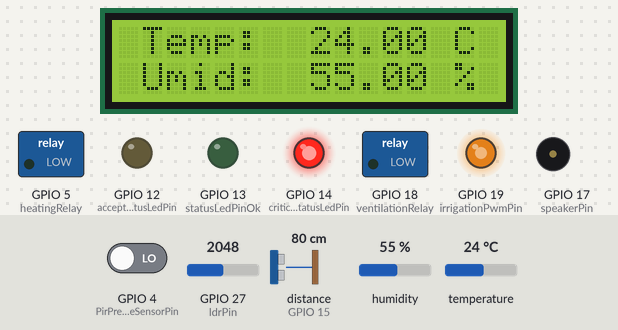
Simulated run of this sketch. Board: ESP32. On the bench: 16×2 character LCD, switched loads named in the sketch (green lamp = pin HIGH), output pins drawn as LEDs (lit = HIGH), buzzer (waves = sounding). Wiring (from diagram.json): ultrasonic range finder: trigger GPIO 2; echo GPIO 15. The test bench sets the inputs (shaded band); at power-on: humidity 55 %, temperature 24 °C, GPIO 4 (PirPresenceSensorPin) LOW, GPIO 27 (ldrPin) = 2048, distance to the obstacle (sensor on GPIO 15) 80 cm. The echo pulse lasts 58.3 µs per cm; pins used as bus, display or sensor lines are not drawn; what the sketch prints to the serial monitor is not drawn.

Above: at 2.0 s.
2.1 s: humidity set to 58 %
At 4.1 s:
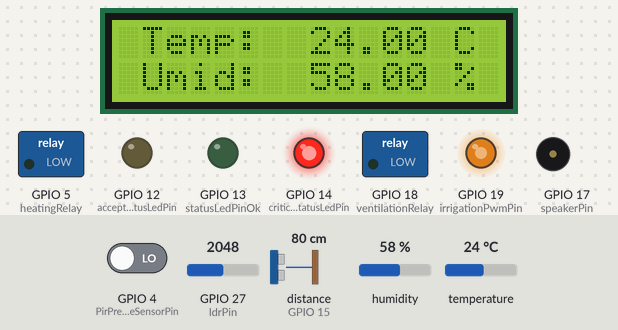
6.2 s: humidity set to 61 %
At 9.1 s:
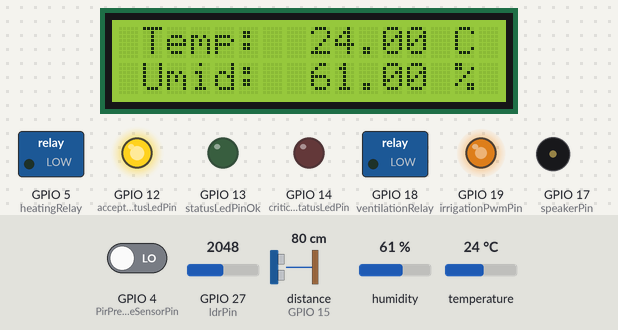
9.4 s: temperature set to 34.3 °C
At 10.8 s:
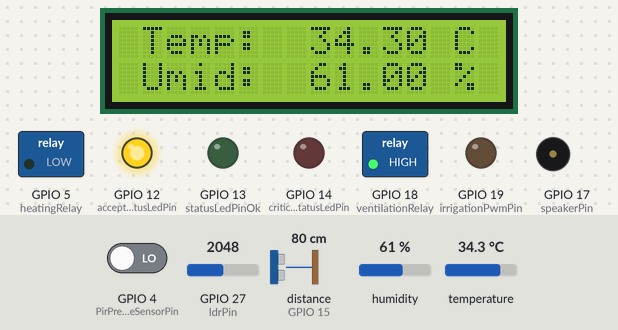
11.8 s: temperature set to 35.8 °C
At 14.8 s:
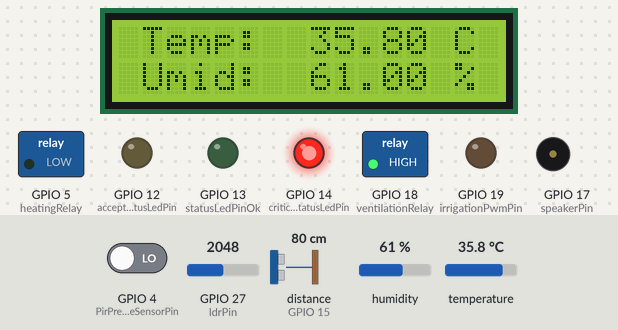
15.2 s: temperature set to 12 °C
At 16.7 s:
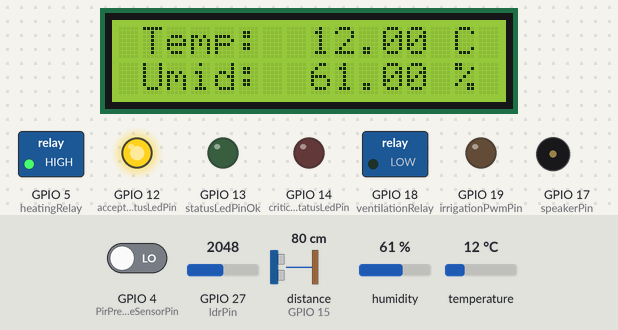
17.6 s: GPIO 4 (PirPresenceSensorPin) driven HIGH
At 22.3 s:
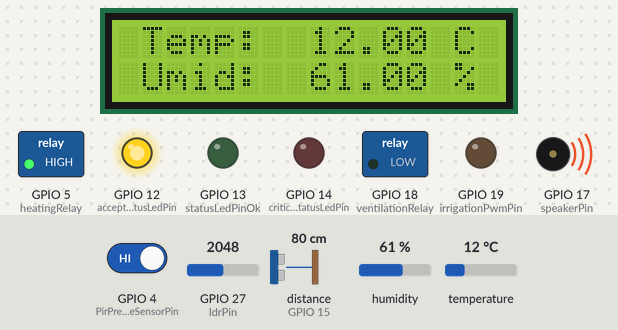
Timing chart, 0 to 24.2 s (numbered marks = the images above; inputs shaded):
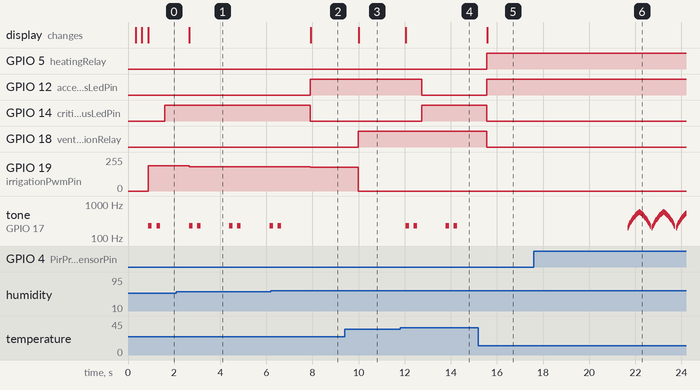

Measured:
- the behaviour switches between 59 and 60 % on humidity (found by bisection; images 1 and 2)
- the behaviour switches between 35 and 35.1 °C on temperature (found by bisection; images 3 and 4)
- after the input at 2.1 s, GPIO 19 (irrigationPwmPin): 191/255 → 183/255 after 0.56 s; the display: changes after 0.56 s (image 1)
- after the input at 6.2 s, GPIO 12 (acceptableStatusLedPin): LOW → HIGH after 1.7 s; GPIO 14 (criticalStatusLedPin): HIGH → LOW after 1.7 s; GPIO 19 (irrigationPwmPin): 183/255 → 178/255 after 1.7 s; tone on GPIO 17 (speakerPin): goes on until 6.6 s, then stays silent; the display: changes after 1.7 s (image 2)
- after the input at 9.4 s, GPIO 18 (ventilationRelay): LOW → HIGH after 0.58 s; GPIO 19 (irrigationPwmPin): 178/255 → 0/255 after 0.58 s; the display: changes after 0.60 s (image 3)
- after the input at 11.8 s, GPIO 12 (acceptableStatusLedPin): HIGH → LOW after 0.95 s; GPIO 14 (criticalStatusLedPin): LOW → HIGH after 0.95 s; tone on GPIO 17 (speakerPin): plays 226 Hz for 0.15 s, 226 Hz for 0.15 s, 226 Hz for 0.15 s, 226 Hz for 0.15 s, starting after 0.25 s; the display: changes after 0.25 s (image 4)
- after the input at 15.2 s, GPIO 5 (heatingRelay), GPIO 12 (acceptableStatusLedPin): LOW → HIGH after 0.36 s; GPIO 14 (criticalStatusLedPin), GPIO 18 (ventilationRelay): HIGH → LOW after 0.36 s; tone on GPIO 17 (speakerPin): stops changing and stays silent; the display: changes after 0.38 s (image 5)
- after the input at 17.6 s, tone on GPIO 17 (speakerPin): plays 200 Hz for 0.03 s, 220 Hz for 0.03 s, 240 Hz for 0.03 s, 260 Hz for 0.03 s, 280 Hz for 0.03 s, 300 Hz for 0.03 s … (98 notes in this stretch), starting after 4.1 s

The sketch:

sketch.ino
```cpp
// Inclusão da biblioteca para o sensor DHT (temperatura e umidade)
#include "DHTesp.h"

// Inclusão da biblioteca para o controle do display LCD via interface I2C
#include <LiquidCrystal_I2C.h>

#define dhtPin 23                   // Pino do sensor DHT22
#define irrigationPwmPin 19         // Pino do motor para controle PWM de irrigação (LED LARANJA)
#define ventilationRelay 18         // Pino do relé da ventilação/Resfriamento      (LED AZUL)
#define heatingRelay 5              // Pino do relé da aquecimento                  (LED ROXO)
#define speakerPin 17               // Pino do buzzer para alertas
#define statusLedPinOk 13           // Pino do led verde
#define acceptableStatusLedPin 12   // Pino do led amarelo
#define criticalStatusLedPin 14     // Pino do led vermelho
#define pinWaterLevelTrigger 2      // Pino Trigger nível água
#define echoWaterLevelPin 15        // Pino Echo nível água
#define PirPresenceSensorPin 4      // Pino sensor de presença PIR
#define ldrPin 27                   // Pino sensor LDR

// Inicialização do objeto para o sensor DHT
DHTesp dhtSensor;

// Inicialização do objeto LCD
LiquidCrystal_I2C lcd(0x27, 16, 2);

// Variável para armazenar o estado da irrigação
bool irrigationActive = true;

// Declara a variável de status para alerta crítico de condições de temperatura e umidade
bool statusAlertCriticalConditions = false;

// declara a variável para detecção de movimento
int motionDetected = false;

// Variável para declarar a condição climatica medida pelo LDR
String climaticConditions;

// Função que formata a escrita da temp. e umid. mediante os valores e exibi no display LCD
void displayLcd(const TempAndHumidity& data) {
  // Declaração das variáveis temperatura e umidade
  float temperature = data.temperature;
  float humidity = data.humidity;

  // Formatação da temperatura e umidade
  String tempString = "Temp:  " + String(temperature, 2);
  String humidityString = "Umid:  " + String(humidity, 2);

  // Ajuste de formatação para exibição no display LCD, mediante aos valores de temperatura e umidade
  if (temperature < 10 && temperature >= 0) {
    tempString = "Temp:   " + String(temperature, 2);
  }
  else if (temperature < 0 && temperature <= -10) {
    tempString = "Temp: " + String(temperature, 2);
  }

  if (humidity < 10) {
    humidityString = "Umid:   " + String(humidity, 2);
  }

  if (humidity >= 100) {
    humidityString = "Umid: " + String(humidity, 2);
  }


  // Exibe temperatura e umidade no LCD
  lcd.setCursor(1, 0);
  lcd.print(tempString);

  lcd.setCursor(14, 0);
  lcd.print("C");

  lcd.setCursor(1, 1);
  lcd.print(humidityString);

  lcd.setCursor(14, 1);
  lcd.print("%");
}

// Função para atualizar temperatura e umidade caso ocorra mudança nos valores
void updatedisplayTempAndHumid(const TempAndHumidity& data) {
  // Declaração das variáveis temperatura e umidade
  float temperature = data.temperature;
  float humidity = data.humidity;

  // Inicializa com -1 para garantir a atualização na primeira leitura
  static float lastTemperature = -1;
  static float lastHumidity = -1;


  // Verifica se ouve atualização nos dados da temperatura e umidade e caso verdadeiro atualiza o display LCD
  if (temperature != lastTemperature || humidity != lastHumidity) {

    // Limpa a tela do LCD
    lcd.clear();

    // Chama a função para exibir dados no display LCD
    displayLcd(data);

    // Seta com os novos dados de temp. e umid. para nova verificação
    lastTemperature = temperature;
    lastHumidity = humidity;
  }
}

// Função para controle do fluxo de irrigação mediante a temperatura, umidade e luminosidade
float controlIrrigationPWM(const TempAndHumidity& data, float waterLevelPercentage, int ldrPinValue) {
    // Declaração das variáveis temperatura e umidade
    float temperature = data.temperature;
    float humidity = data.humidity;

    // Declaração variável do fluxo de água em %
    float waterFlowInPercentage = 0;

    // Controle da irrigação baseado no nível de água
    if (waterLevelPercentage <= 20) {
        irrigationActive = false;  // Desliga a irrigação

        // Gera um alerta sonoro para nível do tanque baixo
        for (int i = 0; i < 4; i++) {
            tone(speakerPin, 226.2, 150);
            delay(150);
            noTone(speakerPin);
            delay(200);

        }
    } else if (waterLevelPercentage >= 50) {
        irrigationActive = true;   // Religa a irrigação
    }

    // Apenas realiza o controle do fluxo de água se a irrigação estiver ativa
    if (irrigationActive) {
        if (temperature < 20 || temperature > 26 || humidity > 75) {
            waterFlowInPercentage = 0;  // Desativa irrigação (condições inadequadas)

        } else if (humidity <= 65) {
            waterFlowInPercentage = map(humidity, 0, 65, 100, 50);  // Mapeia fluxo de 100% a 50%

        } else if (humidity > 65 && humidity <= 75) {
            waterFlowInPercentage = map(humidity, 66, 75, 49, 0);  // Mapeia fluxo de 49% a 0%
        }

        // Lê o valor do LDR no pino analógico
        int ldrValue = analogRead(ldrPinValue);

        // Mapeamento dinâmico de luxValue para um ajuste mais sensível
        float luxValue = map(ldrValue, 32, 4063, 100000, 0.1);

        // Ajuste adicional com base na luminosidade
        float lightAdjustmentFactor;

        if (luxValue < 5000) {
            climaticConditions = "Nublado";
            lightAdjustmentFactor = 2.5;

        } else if (luxValue >= 5000 && luxValue <= 99999) {
            climaticConditions = "Parcialmente Nublado";
            lightAdjustmentFactor = 1.0 + log10(100000 / (luxValue + 1)); // Maior sensibilidade

        } else {
            climaticConditions = "Ensolarado";
            lightAdjustmentFactor = 0.5;
        }

        // Aplica o fator de ajuste de luz ao fluxo de água calculado
        waterFlowInPercentage *= lightAdjustmentFactor;

        // Limita o valor do fluxo de água para entre 0 e 100%
        waterFlowInPercentage = constrain(waterFlowInPercentage, 0, 100);

    } else {
        waterFlowInPercentage = 0;  // Se a irrigação está desligada, fluxo de água é zero
        noTone(speakerPin); // Desativa o som de alerta
    }

    // Ajuste do PWM da bomba (somente se água está no nível adequado)
    analogWrite(irrigationPwmPin, map(waterFlowInPercentage, 0, 100, 0, 255));

    return waterFlowInPercentage;
}

// Função para controle da ventilação e resfriamento
bool ventilationAndCoolingControl(const TempAndHumidity& data) {
  // Declara a variável de status da ventilação
  bool ventilationStatus;

  // Declaração das variáveis temperatura e umidade
  float humidity = data.humidity;
  float temperature = data.temperature;

  // Ativa a ventilação se a umidade for maior que 75% ou se a temperatura for maior que 26ºC
  if (humidity > 75 || temperature > 26) {
    digitalWrite(ventilationRelay, HIGH);
    ventilationStatus = true;

    // Desativa a ventilação se a umidade estiver entre 65-75% e a temperatura for menor que 26ºC
  } else if (humidity >= 65 && humidity <= 75 && temperature < 26) {
    digitalWrite(ventilationRelay, LOW);
    ventilationStatus = false;
  } else {
    digitalWrite(ventilationRelay, LOW);
    ventilationStatus = false;
  }

  return ventilationStatus;
}

// Função para controle de aquecimento
bool heatingControl(const TempAndHumidity& data) {
  // Declara a variável de status do aquecimento
  bool heatingStatus;

  // Declaração da variável temperatura
  float temperature = data.temperature;

  // Temperatura menor que 20ºC, ativar o relé de aquecimento
  if (temperature < 20) {
    digitalWrite(heatingRelay, HIGH);
    heatingStatus = true;

  } else {
    digitalWrite(heatingRelay, LOW);
    heatingStatus = false;
  }

  return heatingStatus;
}

// Função para gerar um alerta sonoro em casos de estados críticos
bool alertCriticalConditions(const TempAndHumidity& data) {
  // Declaração das variáveis temperatura e umidade
  float humidity = data.humidity;
  float temperature = data.temperature;

  // Verifica se a temperatura está fora do intervalo seguro ou se a umidade está fora do intervalo seguro
  if (temperature < 12 || temperature > 35 || humidity < 60 || humidity > 80) {

    // Gera um alerta sonoro
    for (int i = 0; i < 2; i++) {
      tone(speakerPin, 226.2, 150);
      delay(150);
      noTone(speakerPin);
      delay(200);
    }

    statusAlertCriticalConditions = true;

  } else {
    noTone(speakerPin); // Desativa o som caso as condições estejam dentro dos parâmetros
    statusAlertCriticalConditions = false;
  }

  return statusAlertCriticalConditions;
}

// Função que analisa a temperatura e umidade e retorna o status geral de monitoramento
String statusIndication(const TempAndHumidity& data) {
  // Declara a variável de status geral
  String generalStatus;

  // Declaração das variáveis temperatura e umidade
  float humidity = data.humidity;
  float temperature = data.temperature;

  // Condição para status "Crítico"
  if (statusAlertCriticalConditions == true) {
    digitalWrite(statusLedPinOk, LOW); // LED Verde apagado
    digitalWrite(acceptableStatusLedPin, LOW); // LED Amarelo apagado
    digitalWrite(criticalStatusLedPin, HIGH); // LED Vermelho aceso
    generalStatus = "Crítico";
  }
  // Condição para status "OK"
  else if (temperature >= 20 && temperature <= 26 && humidity >= 65 && humidity <= 75 && irrigationActive == true) {
    digitalWrite(statusLedPinOk, HIGH); // LED Verde aceso
    digitalWrite(acceptableStatusLedPin, LOW); // LED Amarelo apagado
    digitalWrite(criticalStatusLedPin, LOW); // LED Vermelho apagado
    generalStatus = "OK";
  }
  // Condição para status "Aceitável"
  else if (((temperature >= 12 && temperature < 20) || (temperature > 26 && temperature <= 35) ||
            (humidity >= 60 && humidity < 65) || (humidity > 75 && humidity <= 80)) && irrigationActive == true) {
    digitalWrite(statusLedPinOk, LOW); // LED Verde apagado
    digitalWrite(acceptableStatusLedPin, HIGH); // LED Amarelo aceso
    digitalWrite(criticalStatusLedPin, LOW); // LED Vermelho apagado
    generalStatus = "Aceitável";
  }
  // Condição para status "Crítico" (caso não cubra os anteriores)
  else {
    digitalWrite(statusLedPinOk, LOW); // LED Verde apagado
    digitalWrite(acceptableStatusLedPin, LOW); // LED Amarelo apagado
    digitalWrite(criticalStatusLedPin, HIGH); // LED Vermelho aceso
    generalStatus = "Crítico"; // Pode ajustar a mensagem se necessário
  }

  return generalStatus;
}

// Função para medir a distância usando o HC-SR04
float measureDistance() {
    // Envia um pulso ultrassônico
    digitalWrite(pinWaterLevelTrigger, LOW);
    delayMicroseconds(2);
    digitalWrite(pinWaterLevelTrigger, HIGH);
    delayMicroseconds(10);
    digitalWrite(pinWaterLevelTrigger, LOW);

    // Calcula o tempo que o eco leva para retornar
    long duration = pulseIn(echoWaterLevelPin, HIGH);

    // Calcula a distância em metros (velocidade do som é 343 m/s)
    float distance = duration * 0.000343 / 2;  // Dividido por 2 para ir e voltar

    return distance;  // Retorna a distância em metros
}

// Função que converte a altura do nível de água em porcentagem
float getWaterLevelPercentage(float distanceToWater, float tankHeight) {
    // Verifica se a distância medida pelo sensor é válida
    if (distanceToWater > tankHeight) {
        return 0; // Tanque vazio
    }

    // Calcula o nível de água como porcentagem
    float waterLevel = (tankHeight - distanceToWater) / tankHeight * 100;
    return waterLevel;
}

// Função para Detectar Movimento de pessoas ou animais na plantação de tomates
void detectionOfMovementOfPeopleOrAnimals(int motionDetected){
  // Se ocorrer detecção de movimento emiti o alerta sonoro
  if (motionDetected == HIGH) {
    // Gera um alerta sonoro em forma de sirene
    for (int i = 0; i < 3; i++) {
      for (int freq = 200; freq < 600; freq += 20) {
        tone(speakerPin, freq);
        delay(25);
      }

      for (int freq = 600; freq > 200; freq -= 20) {
        tone(speakerPin, freq);
        delay(25);
      }

      noTone(speakerPin);
      delay(50);
    }

  } else {
    // Desabilita alerta sonoro
    noTone(speakerPin);
  }
}

// Inicialização do código e definição das configurações que precisam ser executadas no início da programa
void setup() {
  // Inicializa a comunicação serial com velocidade de 115200 bps (bits por segundo)
  Serial.begin(115200);

  // Configura o sensor DHT (modelo DHT22) no pino especificado
  dhtSensor.setup(dhtPin, DHTesp::DHT22);

  // Define o pino para gerar sinal PWM para controle de irrigação
  pinMode(irrigationPwmPin, OUTPUT);   // Irrigação

  // Define os pino dos relés
  pinMode(ventilationRelay, OUTPUT);   // Ventilação e resfriamento
  pinMode(heatingRelay, OUTPUT);       // Aquecimento

  // Define o pino do Buzzer como saída
  pinMode(speakerPin, OUTPUT);

  // Define os pinos de Led do status geral como saída
  pinMode(statusLedPinOk, OUTPUT);
  pinMode(acceptableStatusLedPin, OUTPUT);
  pinMode(criticalStatusLedPin, OUTPUT);

  // Define os pinos do sensor HC-SR04 para medir o nível de água
  pinMode(pinWaterLevelTrigger, OUTPUT);
  pinMode(echoWaterLevelPin, INPUT);

  // Define o pino do sensor PIR (Presença) para detecção de movimento como entrada de sinal
  pinMode(PirPresenceSensorPin, INPUT);

  // Define o pino do sensor LDR para detecção de Luminosidade
  pinMode(ldrPin, INPUT);


  lcd.init(); // Inicializa o display lcd
  lcd.backlight(); // Liga a luz de fundo do display lcd

  // Posiciona o cursor na coluna e linha correta e exibi os textos de inicialização
  lcd.setCursor(1, 0);
  lcd.print("Monitoramento");

  lcd.setCursor(2, 1);
  lcd.print("Agricola");

  // Exibe uma animação de pontos, imprimindo um ponto a cada 500 ms
  for (int i = 11; i <= 13; i++) {
    lcd.setCursor(i, 1);
    lcd.print(".");
    delay(250);
  }

  // Limpa o display LCD
  lcd.clear();
}

// Programa principal
void loop() {
  // Obtém os dados de temperatura e umidade do sensor DHT
  TempAndHumidity data = dhtSensor.getTempAndHumidity();

  // Verifica se há erro no sensor
  if (isnan(data.temperature) || isnan(data.humidity)) {
    Serial.println("Falha na leitura do sensor DHT!");

    // Exibe falha no display LCD
    lcd.setCursor(2, 0);
    lcd.print("Falha Sensor");
    lcd.setCursor(2, 1);
    lcd.print("DHT22");
    return;
  }

  // Atualiza o display com os valores de temperatura e umidade
  updatedisplayTempAndHumid(data);

  // Chama a função que captura a distância do sensor que monitora o nível de água no tanque de irrigação
  float distanceToWater = measureDistance();

  // converte a distância medida do sensor até a água em porcentagem em cm
  float tankHeight = 4; // Altura do tanque
  float waterLevelPercentage = getWaterLevelPercentage(distanceToWater, tankHeight);

  // Chama a função que controla a irrigação e retorna o status
  float statusIrrigation = controlIrrigationPWM(data, waterLevelPercentage, ldrPin);

  // Chama a função de controle da ventilação/resfriamento e retorna o status
  bool ventilationAndCoolingStatus = ventilationAndCoolingControl(data);

  // Chama a função para controle de aquecimento e retorna o status
  bool heatingStatus = heatingControl(data);

  // Chama a função de alerta para condições de temperatura e umidade críticas
  bool statusAlertCriticalConditions = alertCriticalConditions(data);

  // Chama a função que analisa a temperatura e umidade e retorna o status geral de monitoramento
  String generalStatus = statusIndication(data);

  // Chama a função para Detectar Movimento de pessoas ou animais na plantação de tomates
  detectionOfMovementOfPeopleOrAnimals(motionDetected);

  // Lê o valor do sensor PIR
  motionDetected = digitalRead(PirPresenceSensorPin);

  // Define a variável para detecção de movimento para ser usado no log do monitor serial
  bool detectedMovement = motionDetected == HIGH ? true : false;

  // Imprime os valores de monitoramento
  Serial.println(" ");
  Serial.println("Status Geral: " +  (statusAlertCriticalConditions ? "Temperatura ou Umidade prejudicial" : generalStatus) + "\n" +
                 "Temperatura: " + String(data.temperature, 1) + "ºC\n" +
                 "Umidade: " + String(data.humidity, 1) + "%\n" +
                 "Nível Tanque de Água Irrigação: " + String(waterLevelPercentage, 0) + "%\n" +
                 "Irrigação: " + (statusIrrigation > 0 ? "Ligado" : "Desligado") + "\n" +
                 "Fluxo de Irrigação: " + (irrigationActive ? String(statusIrrigation) + "%" : "Nível de água baixo") + "\n" +
                 "Ventilação/Resfriamento: " + (ventilationAndCoolingStatus ? "Ligado" : "Desligado") + "\n" +
                 "Aquecimento: " + (heatingStatus ? "Ligado" : "Desligado") + "\n" +
                 "Alerta Estado Crítico: " + (statusAlertCriticalConditions || !irrigationActive ? "Ligado" : "Desligado") + "\n" +
                 "Detecção de Movimento: " + (detectedMovement ? "Ativado" : "Desativado") + "\n" +
                 "Condições Climáticas: " + climaticConditions + "\n"
                );

  // Delay para próximo monitoramento
  statusAlertCriticalConditions ? delay(1000) : delay(2000);
}
```
